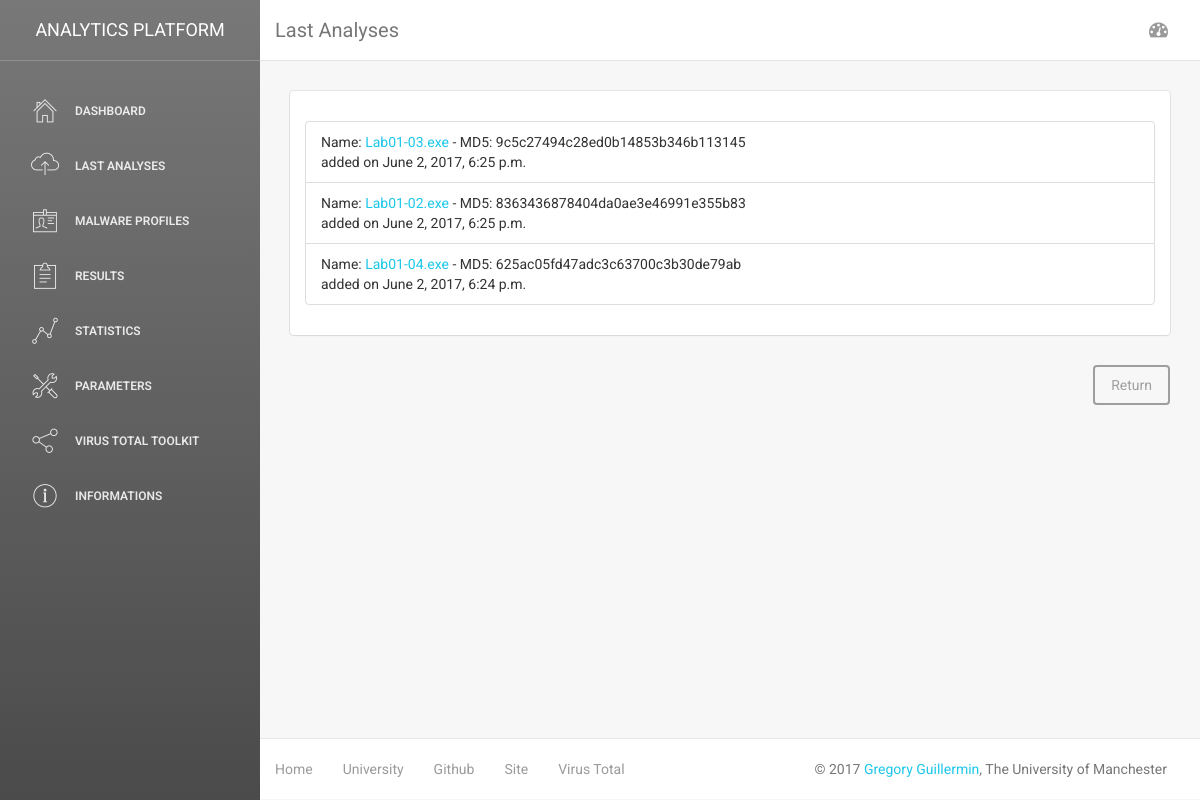
Screenshot of /files/ with the database file from the repository.
### classification/models.py (models this page shows, shortened)
class File(models.Model):
	name=models.CharField(max_length=150)
	md5=models.CharField(max_length=32, unique=True)
	sha=models.CharField(max_length=64)
	packer=models.CharField(max_length=250, null=True)
	compile_date=models.DateTimeField()
	added_date=models.DateTimeField(auto_now_add=True)
	maliciousness=models.DecimalField(max_digits=3, decimal_places=2, default=0)
	entropy=models.DecimalField(max_digits=4, decimal_places=2, default=0)
	oep=models.IntegerField(default=0)
	def isMalicious(self):
		return self.maliciousness>6
	isMalicious.boolean = True
	isMalicious.short_description = 'Is Malicious?'

### classification/views.py (the view)
# urls.py: url(r'^files/$', views.filesView, name='filesView'),
def filesView(request):
    files = File.objects.all().order_by('-added_date')[:20]
    context={
    'title':"Last Analyses",
    'files':files
    }
    return render(request, 'classification/filesList.html', context)

### classification/templates/classification/filesList.html (shortened to what this page needs)
{% extends 'classification/DashboardStruct.html' %}
{% block body %}
<div class="row">
	<div class="container-fluid">
		<div class="col-md-12">
			<div class="card">
				<div class="header">
				</div>
				<div class="content">
					<ul class="list-group">
						{% for f in files %}
							<li class="list-group-item">
							Name: <a href="{% url 'classification:fileDetails' f.md5 %}">{{f.name}}</a> - MD5: {{f.md5}}
							<br/>
							added on {{f.added_date}}
							</li>
						{% endfor %}
					</ul>
				</div>
			</div>
				<div class="clearfix">
	    			<a href="{% url 'classification:index' %}"><button class="btn btn-default pull-right">Return</button></a>
				</div>
		</div>
	</div>
</div>
{% endblock %}

### rows the page displays
File: name "Lab01-03.exe", md5 "9c5c27494c28ed0b14853b346b113145", added_date "June 2, 2017, 6:25 p.m."
File: name "Lab01-02.exe", md5 "8363436878404da0ae3e46991e355b83", added_date "June 2, 2017, 6:25 p.m."
File: name "Lab01-04.exe", md5 "625ac05fd47adc3c63700c3b30de79ab", added_date "June 2, 2017, 6:24 p.m."

### other values shown
{{ title }} "Last Analyses"
